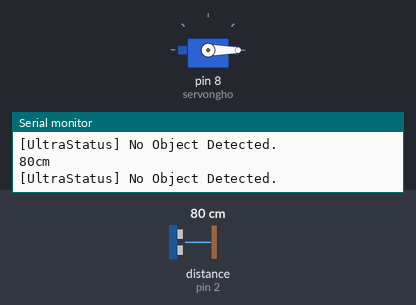
The sketch below on a simulated Arduino Uno, built with avr-gcc and run on an emulated ATmega328P. Shown: servo, the last lines printed to the serial monitor. Wiring (inferred from the names in the program): ultrasonic range finder: trigger pin 3; echo pin 2. Inputs (shaded band) come from the test bench; at power-on: distance to the obstacle (sensor on pin 2) 80 cm. The echo pulse lasts 58.3 µs per cm.

Above: at 1.9 s.
2.0 s: distance to the obstacle (sensor on pin 2) set to 2 cm
At 3.2 s:
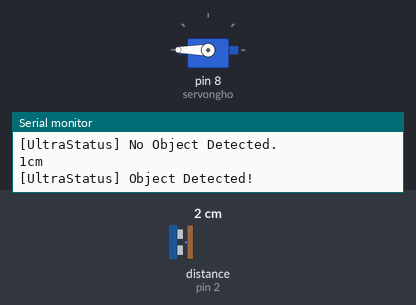
5.8 s: distance to the obstacle (sensor on pin 2) set to 15 cm
7.9 s: distance to the obstacle (sensor on pin 2) set to 18 cm
9.9 s: distance to the obstacle (sensor on pin 2) set to 4 cm
At 13.5 s:
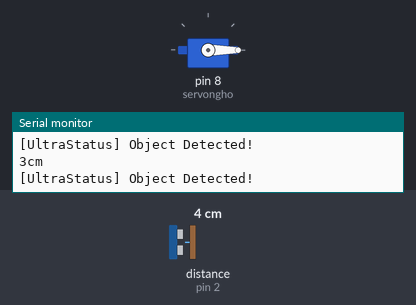
Timing chart, 0 to 15.0 s (numbered marks = the images above; inputs shaded):
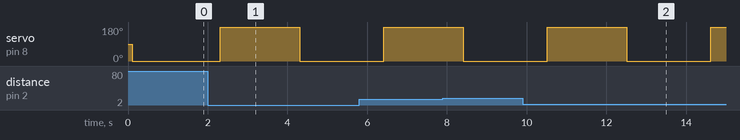

Measured:
- after the input at 2.0 s, servo on pin 8 (servongho): 0° → 180° after 0.31 s, → 0° 2.0 s later
- after the input at 9.9 s, servo on pin 8 (servongho): 0° → 180° after 0.62 s, → 0° 2.0 s later, → 180° 2.1 s later

The sketch:

main.ino
```cpp
#include <Servo.h>
//Declare Global intreger
const int trigPin = 3;
const int echoPin = 2;
int cm = 0;
Servo servongho;

void setup() {
  Serial.begin(9600);
  servongho.attach(8);
}

long microsecondsToCentimeters(long microseconds)
{
  return microseconds / 29 / 2;
}


void loop() {
  long duration, cm;
  pinMode(trigPin, OUTPUT);
  digitalWrite(trigPin, LOW);
  delayMicroseconds(2);
  digitalWrite(trigPin, HIGH);
  delayMicroseconds(5);
  digitalWrite(trigPin, LOW);
  pinMode(echoPin, INPUT);
  duration = pulseIn(echoPin, HIGH);

  cm = microsecondsToCentimeters(duration);

  Serial.print(cm);
  Serial.print("cm");
  Serial.println();
  delay(100);
  if (cm <= 15) {
    Serial.println("[UltraStatus] Object Detected!");
    servongho.write(180);
    delay(2000);
    servongho.write(0);
    delay(1000);
  }
  else {
    Serial.println("[UltraStatus] No Object Detected.");
    servongho.write(0);
  }
  delay(1000);
}
```
